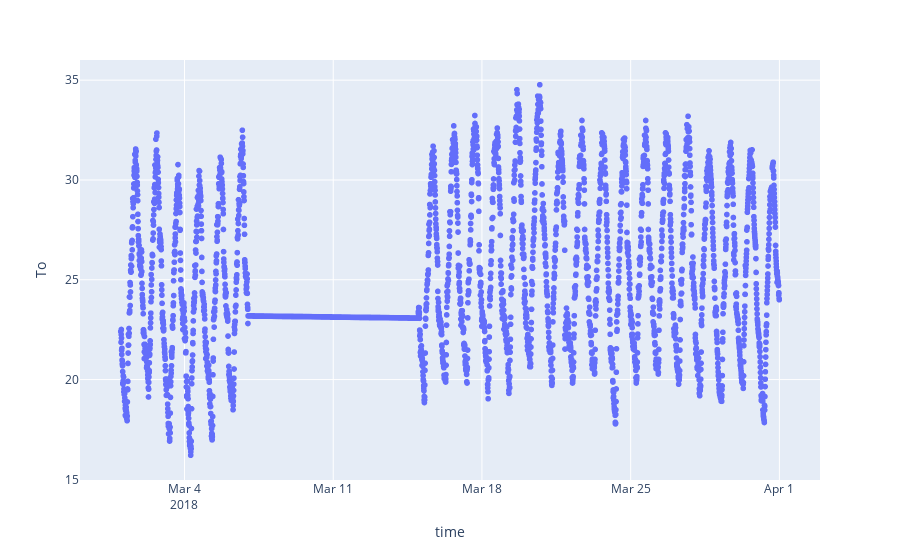

The notebook cell this image was saved under:
### Code cell
px.scatter(
    tmx['To'].resample('10Min').interpolate(method='time').reset_index(),
    x = 'time',
    y = 'To'
)

### Figure 1 — Plotly figure (JSON) as saved in the notebook; plotly's stock layout.template omitted (floating-point values rounded to 4 significant figures; data arrays with more than 128 entries replaced by an {"elided": "..."} marker saying what was removed)
{"data": [{"hovertemplate": "time=%{x}<br>To=%{y}<extra></extra>", "legendgroup": "", "marker": {"color": "#636efa", "symbol": "circle"}, "mode": "markers", "name": "", "showlegend": false, "type": "scattergl", "x": {"elided": "4464 str values"}, "xaxis": "x", "y": {"elided": "4464 float values"}, "yaxis": "y"}], "layout": {"autosize": true, "legend": {"tracegroupgap": 0}, "margin": {"t": 60}, "xaxis": {"anchor": "y", "autorange": true, "domain": [0, 1], "range": ["2018-02-27 02:57:49.4574", "2018-04-02 20:52:10.5426"], "title": {"text": "time"}, "type": "date"}, "yaxis": {"anchor": "x", "autorange": true, "domain": [0, 1], "range": [14.77, 36.21], "title": {"text": "To"}, "type": "linear"}}}
